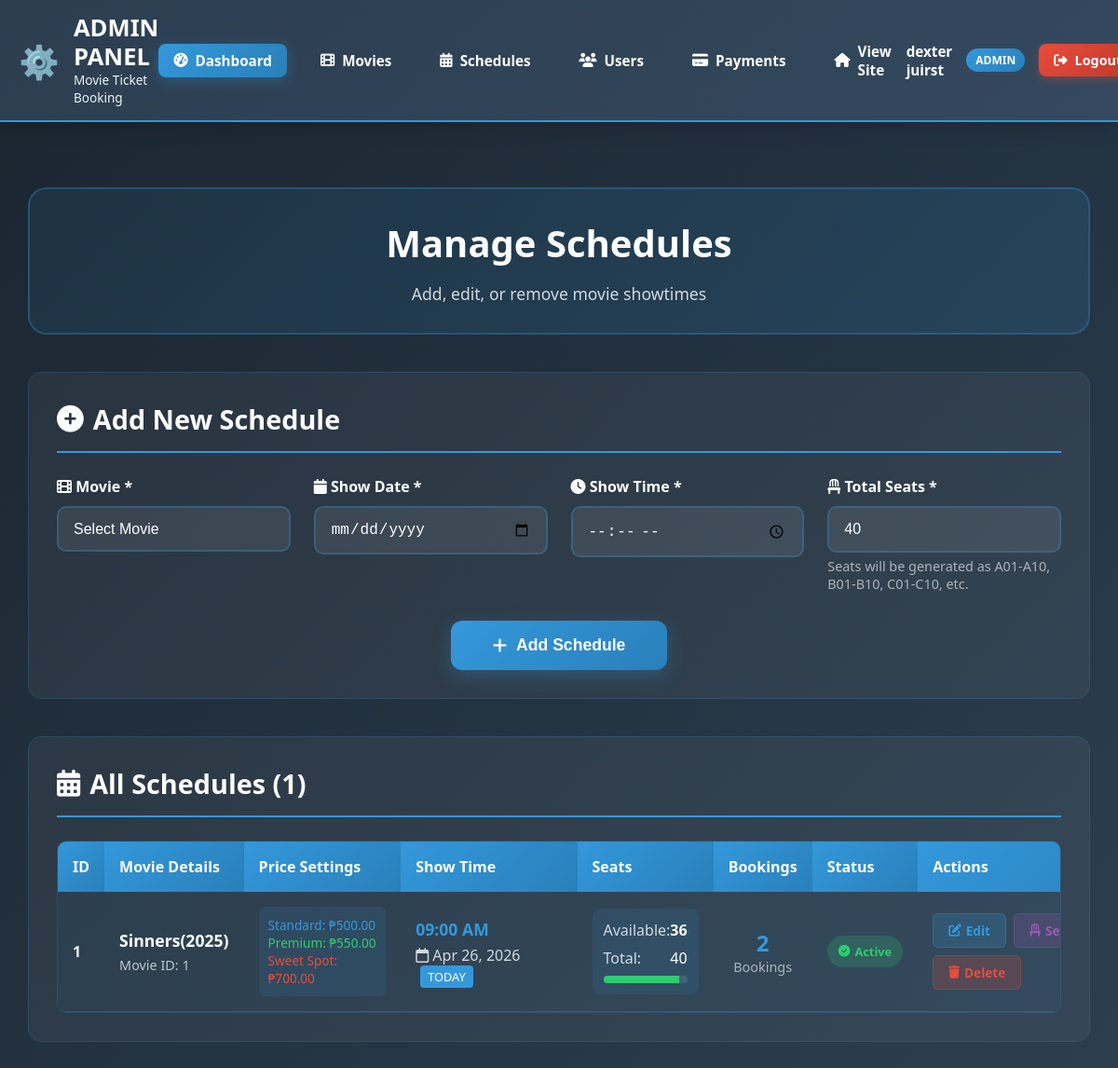
/pages/admin/manage-schedules.php (signed in), run on the app's committed database.
### tables this page shows
CREATE TABLE `movie_schedules` (
  `id` int(11) NOT NULL,
  `movie_id` int(11) NOT NULL,
  `venue_id` int(11) DEFAULT NULL,
  `movie_title` varchar(255) NOT NULL,
  `show_date` date NOT NULL,
  `showtime` time NOT NULL,
  `total_seats` int(11) DEFAULT 40,
  `available_seats` int(11) DEFAULT 40,
  `is_active` tinyint(1) DEFAULT 1,
  `created_at` timestamp NOT NULL DEFAULT current_timestamp()
);

CREATE TABLE `movies` (
  `id` int(11) NOT NULL,
  `title` varchar(255) NOT NULL,
  `director` varchar(255) DEFAULT NULL,
  `genre` varchar(100) DEFAULT NULL,
  `duration` varchar(20) DEFAULT NULL,
  `rating` varchar(10) DEFAULT NULL,
  `description` text DEFAULT NULL,
  `poster_url` varchar(500) DEFAULT NULL,
  `trailer_url` varchar(500) DEFAULT NULL,
  `venue_id` int(11) DEFAULT NULL,
  `standard_price` decimal(10,2) DEFAULT 350.00,
  `premium_price` decimal(10,2) DEFAULT 450.00,
  `sweet_spot_price` decimal(10,2) DEFAULT 550.00,
  `is_active` tinyint(1) DEFAULT 1,
  `added_by` int(11) DEFAULT NULL,
  `updated_by` int(11) DEFAULT NULL,
  `created_at` timestamp NOT NULL DEFAULT current_timestamp(),
  `last_updated` timestamp NULL DEFAULT NULL ON UPDATE current_timestamp()
);

### pages/admin/manage-schedules.php (the view, shortened to what the rows shown need)
<?php
$root_dir = dirname(dirname(__DIR__));
require_once $root_dir . '/partials/admin-header.php';
$conn = new mysqli(DB_HOST, DB_USER, DB_PASS, DB_NAME);
$edit_mode = false;
$schedules_result = $conn->query("
    SELECT s.*, m.title as movie_title_full, m.standard_price, m.premium_price, m.sweet_spot_price,
           (SELECT COUNT(*) FROM tbl_booking b
            WHERE b.movie_name = s.movie_title
            AND b.show_date = s.show_date
            AND b.showtime = s.showtime
            AND b.status != 'Cancelled') as booking_count
    FROM movie_schedules s
    LEFT JOIN movies m ON s.movie_id = m.id
    WHERE s.is_active = 1 AND m.is_active = 1
    ORDER BY s.id DESC
");
$schedules = [];
if ($schedules_result) {
    while ($row = $schedules_result->fetch_assoc()) {
        $schedules[] = $row;
    }
}
$count_result = $conn->query("SELECT COUNT(*) as total FROM movie_schedules s LEFT JOIN movies m ON s.movie_id = m.id WHERE s.is_active = 1 AND m.is_active = 1");
$schedule_count = $count_result ? $count_result->fetch_assoc()['total'] : 0;
?>
<div class="admin-content" style="max-width: 1400px; margin: 0 auto; padding: 30px;">
    <div style="text-align: center; margin-bottom: 40px; padding: 30px; background: linear-gradient(135deg, rgba(52, 152, 219, 0.1), rgba(41, 128, 185, 0.2)); border-radius: 20px; border: 2px solid rgba(52, 152, 219, 0.3);">
        <h1 style="color: white; font-size: 2.5rem; margin-bottom: 15px; font-weight: 800;">Manage Schedules</h1>
    </div>
    <div style="background: rgba(255, 255, 255, 0.05); border-radius: 15px; padding: 30px; margin-bottom: 40px; border: 1px solid rgba(52, 152, 219, 0.2);">
        <h2 style="color: white; font-size: 1.8rem; margin-bottom: 25px; padding-bottom: 15px; border-bottom: 2px solid #3498db; display: flex; align-items: center; gap: 10px;">
            <i class="<?php echo $edit_mode ? 'fas fa-edit' : 'fas fa-plus-circle'; ?>"></i>
            <?php echo $edit_mode ? 'Edit Schedule' : 'Add New Schedule'; ?>
        </h2>
    </div>
    <div style="background: rgba(255, 255, 255, 0.05); border-radius: 15px; padding: 30px; border: 1px solid rgba(52, 152, 219, 0.2);">
        <h2 style="color: white; font-size: 1.8rem; margin-bottom: 25px; padding-bottom: 15px; border-bottom: 2px solid #3498db; display: flex; align-items: center; gap: 10px;">
            <i class="fas fa-calendar-alt"></i> All Schedules (<?php echo $schedule_count; ?>)
        </h2>
        <?php if (empty($schedules)): ?>
        <div style="text-align: center; padding: 50px; color: rgba(255, 255, 255, 0.6);">
            <i class="fas fa-calendar-alt fa-3x" style="margin-bottom: 20px; opacity: 0.5;"></i>
            <p style="font-size: 1.1rem;">No schedules found. Add your first schedule!</p>
        </div>
        <?php else: ?>
        <div style="overflow-x: auto; border-radius: 10px; border: 1px solid rgba(52, 152, 219, 0.2);">
            <table style="width: 100%; border-collapse: collapse; min-width: 1200px;">
                <thead>
                    <tr>
                        <th style="background: linear-gradient(135deg, #3498db 0%, #2980b9 100%); color: white; padding: 16px; text-align: left; font-weight: 700; font-size: 1rem;">ID</th>
                        <th style="background: linear-gradient(135deg, #3498db 0%, #2980b9 100%); color: white; padding: 16px; text-align: left; font-weight: 700; font-size: 1rem;">Movie Details</th>
                        <th style="background: linear-gradient(135deg, #3498db 0%, #2980b9 100%); color: white; padding: 16px; text-align: left; font-weight: 700; font-size: 1rem;">Price Settings</th>
                        <th style="background: linear-gradient(135deg, #3498db 0%, #2980b9 100%); color: white; padding: 16px; text-align: left; font-weight: 700; font-size: 1rem;">Show Time</th>
                        <th style="background: linear-gradient(135deg, #3498db 0%, #2980b9 100%); color: white; padding: 16px; text-align: left; font-weight: 700; font-size: 1rem;">Seats</th>
                        <th style="background: linear-gradient(135deg, #3498db 0%, #2980b9 100%); color: white; padding: 16px; text-align: left; font-weight: 700; font-size: 1rem;">Bookings</th>
                        <th style="background: linear-gradient(135deg, #3498db 0%, #2980b9 100%); color: white; padding: 16px; text-align: left; font-weight: 700; font-size: 1rem;">Status</th>
                        <th style="background: linear-gradient(135deg, #3498db 0%, #2980b9 100%); color: white; padding: 16px; text-align: left; font-weight: 700; font-size: 1rem;">Actions</th>
                    </tr>
                </thead>
                <tbody>
                    <?php foreach ($schedules as $schedule):
                        $available_percentage = ($schedule['available_seats'] / $schedule['total_seats']) * 100;
                        $is_today = date('Y-m-d') == $schedule['show_date'];
                        $is_past = strtotime($schedule['show_date'] . ' ' . $schedule['showtime']) < time();
                    ?>
                    <tr style="border-bottom: 1px solid rgba(255, 255, 255, 0.1); <?php echo $is_today ? 'background: rgba(52, 152, 219, 0.05);' : ''; ?>">
                        <td style="padding: 16px; color: rgba(255, 255, 255, 0.9); font-weight: 700;"><?php echo $schedule['id']; ?></td>
                        <td style="padding: 16px;">
                            <div style="color: white; font-size: 1.1rem; font-weight: 700; margin-bottom: 5px;"><?php echo htmlspecialchars($schedule['movie_title_full']); ?></div>
                            <div style="color: rgba(255, 255, 255, 0.7); font-size: 0.9rem;">Movie ID: <?php echo $schedule['movie_id']; ?></div>
                        </td>
                        <td style="padding: 16px;">
                            <div style="background: rgba(52, 152, 219, 0.1); padding: 10px; border-radius: 6px;">
                                <div style="color: #3498db; font-size: 0.85rem;">Standard: ₱<?php echo number_format($schedule['standard_price'] ?? 350, 2); ?></div>
                                <div style="color: #2ecc71; font-size: 0.85rem;">Premium: ₱<?php echo number_format($schedule['premium_price'] ?? 450, 2); ?></div>
                                <div style="color: #e74c3c; font-size: 0.85rem;">Sweet Spot: ₱<?php echo number_format($schedule['sweet_spot_price'] ?? 550, 2); ?></div>
                            </div>
                        </td>
                        <td style="padding: 16px;">
                            <div style="color: #3498db; font-size: 1.1rem; font-weight: 700;"><?php echo date('h:i A', strtotime($schedule['showtime'])); ?></div>
                            <div style="color: rgba(255, 255, 255, 0.8); margin-top: 5px;">
                                <i class="far fa-calendar"></i> <?php echo date('M d, Y', strtotime($schedule['show_date'])); ?>
                                <?php if ($is_today): ?>
                                <span style="background: #3498db; color: white; padding: 3px 8px; border-radius: 4px; font-size: 0.8rem; margin-left: 5px;">TODAY</span>
                                <?php endif; ?>
                            </div>
                        </td>
                        <td style="padding: 16px;">
                            <div style="background: rgba(52, 152, 219, 0.1); padding: 12px; border-radius: 8px;">
                                <div style="display: flex; justify-content: space-between; margin-bottom: 8px;">
                                    <span style="color: rgba(255, 255, 255, 0.8);">Available:</span>
                                    <span style="color: white; font-weight: 700;"><?php echo $schedule['available_seats']; ?></span>
                                </div>
                                <div style="display: flex; justify-content: space-between; margin-bottom: 8px;">
                                    <span style="color: rgba(255, 255, 255, 0.8);">Total:</span>
                                    <span style="color: white;"><?php echo $schedule['total_seats']; ?></span>
                                </div>
                                <div style="background: rgba(255, 255, 255, 0.1); height: 8px; border-radius: 4px; overflow: hidden;">
                                    <div style="background: <?php echo $available_percentage > 50 ? '#2ecc71' : ($available_percentage > 20 ? '#f39c12' : '#e74c3c'); ?>; height: 100%; width: <?php echo $available_percentage; ?>%;"></div>
                                </div>
                            </div>
                        </td>
                        <td style="padding: 16px;">
                            <div style="text-align: center;">
                                <div style="font-size: 1.5rem; font-weight: 700; color: <?php echo $schedule['booking_count'] > 0 ? '#3498db' : 'rgba(255,255,255,0.5)'; ?>;">
                                    <?php echo $schedule['booking_count']; ?>
                                </div>
                                <div style="font-size: 0.9rem; color: rgba(255, 255, 255, 0.6);">Bookings</div>
                            </div>
                        </td>
                        <td style="padding: 16px;">
                            <?php if ($is_past): ?>
                            <span style="background: rgba(231, 76, 60, 0.2); color: #e74c3c; padding: 8px 12px; border-radius: 20px; font-size: 0.8rem; font-weight: 600; display: inline-flex; align-items: center; gap: 5px;">
                                <i class="fas fa-clock"></i> Expired
                            </span>
                            <?php elseif ($schedule['available_seats'] == 0): ?>
                            <span style="background: rgba(231, 76, 60, 0.2); color: #e74c3c; padding: 8px 12px; border-radius: 20px; font-size: 0.8rem; font-weight: 600; display: inline-flex; align-items: center; gap: 5px;">
                                <i class="fas fa-times-circle"></i> Sold Out
                            </span>
                            <?php elseif ($schedule['available_seats'] < 10): ?>
                            <span style="background: rgba(243, 156, 18, 0.2); color: #f39c12; padding: 8px 12px; border-radius: 20px; font-size: 0.8rem; font-weight: 600; display: inline-flex; align-items: center; gap: 5px;">
                                <i class="fas fa-exclamation"></i> Few Seats
                            </span>
                            <?php else: ?>
                            <span style="background: rgba(46, 204, 113, 0.2); color: #2ecc71; padding: 8px 12px; border-radius: 20px; font-size: 0.8rem; font-weight: 600; display: inline-flex; align-items: center; gap: 5px;">
                                <i class="fas fa-check-circle"></i> Active
                            </span>
                            <?php endif; ?>
                        </td>
                        <td style="padding: 16px;">
                            <div style="display: flex; gap: 8px; flex-wrap: wrap;">
                                <a href="index.php?page=admin/manage-schedules&edit=<?php echo $schedule['id']; ?>"
                                   style="padding: 8px 16px; background: rgba(52, 152, 219, 0.2); color: #3498db; text-decoration: none; border-radius: 6px; font-size: 0.85rem; font-weight: 600; border: 1px solid rgba(52, 152, 219, 0.3); display: inline-flex; align-items: center; gap: 5px;">
                                    <i class="fas fa-edit"></i> Edit
                                </a>
                                <a href="index.php?page=admin/manage-seats&schedule_id=<?php echo $schedule['id']; ?>"
                                   style="padding: 8px 16px; background: rgba(155, 89, 182, 0.2); color: #9b59b6; text-decoration: none; border-radius: 6px; font-size: 0.85rem; font-weight: 600; border: 1px solid rgba(155, 89, 182, 0.3); display: inline-flex; align-items: center; gap: 5px;">
                                    <i class="fas fa-chair"></i> Seats
                                </a>
                                <a href="index.php?page=admin/manage-schedules&delete=<?php echo $schedule['id']; ?>"
                                   style="padding: 8px 16px; background: rgba(231, 76, 60, 0.2); color: #e74c3c; text-decoration: none; border-radius: 6px; font-size: 0.85rem; font-weight: 600; border: 1px solid rgba(231, 76, 60, 0.3); display: inline-flex; align-items: center; gap: 5px;"
                                   onclick="return confirm('Are you sure you want to delete this schedule?\nMovie: <?php echo addslashes($schedule['movie_title_full']); ?>\nDate: <?php echo date('M d, Y', strtotime($schedule['show_date'])); ?> <?php echo date('h:i A', strtotime($schedule['showtime'])); ?>')">
                                    <i class="fas fa-trash"></i> Delete
                                </a>
                            </div>
                        </td>
                    </tr>
                    <?php endforeach; ?>
                </tbody>
            </table>
        </div>
        <?php endif; ?>
    </div>
</div>
</body>
</html>

### data on the page
movie_schedules: id "1", movie.title "Sinners(2025)", movie "1", movie.standard_price "500.00", movie.premium_price "550.00", movie.sweet_spot_price "700.00", showtime "09:00 AM", show_date "Apr 26, 2026", shows "TODAY", available_seats "36", total_seats "40", booking_count "2", shows "Active"

### other printed values
$_SESSION['user_name'] "dexter juirst"
$_SESSION['user_role'] "ADMIN"
$schedule_count "1"
